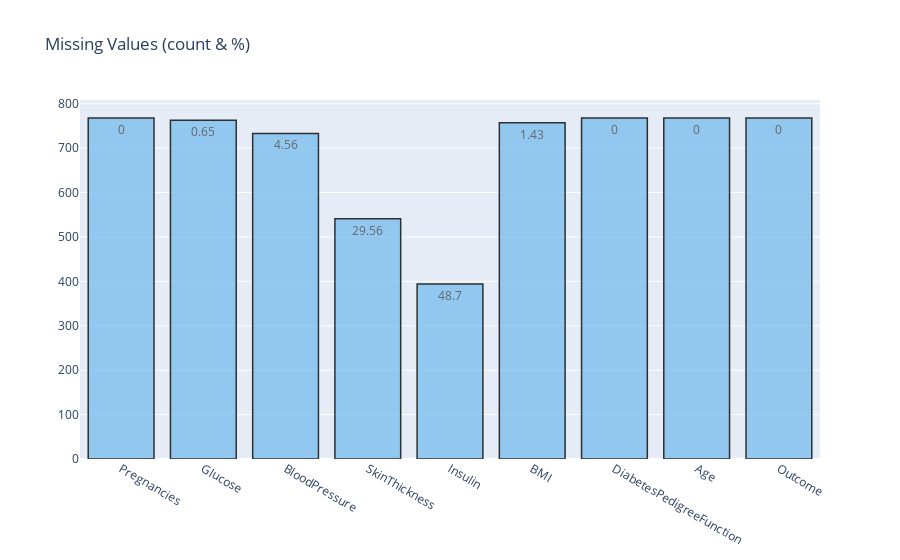

Notebook code for this chart:
### Code cell
# Plotting 
missing_plot(data, 'Outcome')

### Figure 1 — Plotly figure (JSON) as saved in the notebook; plotly's stock layout.template omitted (floating-point values rounded to 4 significant figures)
{"data": [{"marker": {"color": "#7EC0EE", "line": {"color": "#000000", "width": 1.5}}, "opacity": 0.8, "text": [0, 0.65, 4.56, 29.56, 48.7, 1.43, 0, 0, 0], "textposition": "auto", "type": "bar", "x": ["Pregnancies", "Glucose", "BloodPressure", "SkinThickness", "Insulin", "BMI", "DiabetesPedigreeFunction", "Age", "Outcome"], "y": [768, 763, 733, 541, 394, 757, 768, 768, 768]}], "layout": {"autosize": true, "title": {"text": "Missing Values (count & %)"}, "xaxis": {"autorange": true, "range": [-0.5, 8.5], "type": "category"}, "yaxis": {"autorange": true, "range": [0, 808.4], "type": "linear"}}}
